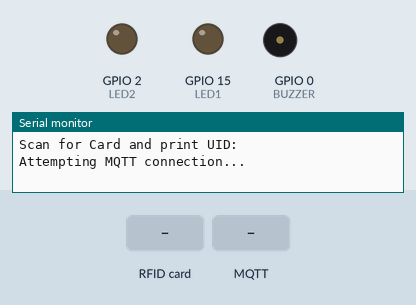
Simulated run of this sketch. Board: ESP8266 (NodeMCU). Shown: output pins drawn as LEDs (lit = HIGH), buzzer (waves = sounding, pin HIGH), the last lines printed to the serial monitor. The inputs (shaded band) are chosen by the test bench. WiFi joins after 1.5 s; servers stay silent unless stated; no MQTT or app messages arrive unless stated.

Above: at 2.8 s.
2.9 s: RFID card 5E 7A 19 C4 held to the reader
At 3.91 s:
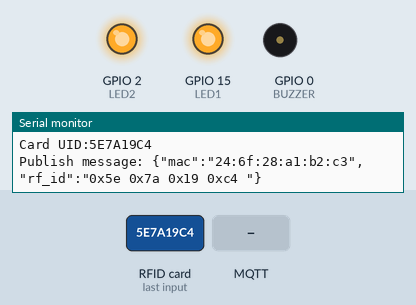
At 5.7 s:
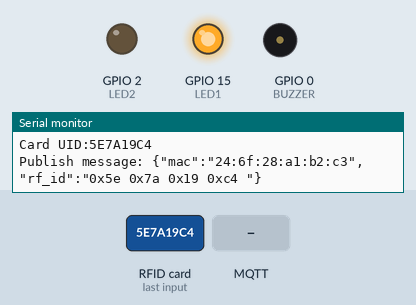
5.9 s: MQTT message "4" arrives on the first subscribed topic
8.3 s: MQTT message "on" arrives on the first subscribed topic
Timing chart, 0 to 11.3 s (numbered marks = the images above; inputs shaded):
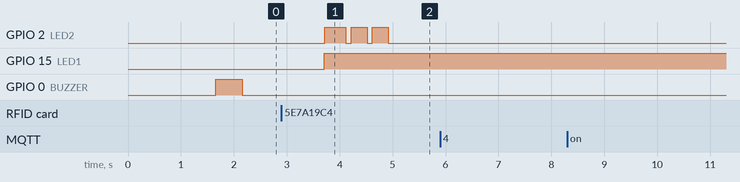

The sketch:

ConfigFile.ino
```cpp
#include "config.h"

void saveConfigCallback () {
  Serial.println("Should save config");
  shouldSaveConfig = true;
}

void ReadConfigFile(){
  Serial.println("mounting FS...");

  if (SPIFFS.begin()){
    Serial.println("mounted file system");
    if (SPIFFS.exists("/config.json")){
      Serial.println("reading config file");
      File configFile = SPIFFS.open("/config.json", "r");
      if (configFile){
        Serial.println("opened config file");
        size_t size = configFile.size();
        std::unique_ptr<char[]> buf(new char[size]);

        configFile.readBytes(buf.get(), size);
        DynamicJsonBuffer jsonBuffer;
        JsonObject& json = jsonBuffer.parseObject(buf.get());
        json.printTo(Serial);
        if (json.success()){
          Serial.println("\nparsed json");
          strcpy(mqtt_server, json["mqtt_server"]);
          String port = json["mqtt_port"];
          mqtt_port = port.toInt();
          strcpy(mqtt_user, json["mqtt_user"]);
          strcpy(mqtt_password, json["mqtt_password"]);
          strcpy(mqtt_keywords1, json["mqtt_keywords1"]);
          strcpy(mqtt_keywords2, json["mqtt_keywords2"]);
        } else {
          Serial.println("failed to load json config");
        }
      }
    }
  } else {
    Serial.println("failed to mount FS");
  }
}

String IpAddress2String(const IPAddress& ipAddress){
  return String(ipAddress[0]) + String(".") +\
  String(ipAddress[1]) + String(".") +\
  String(ipAddress[2]) + String(".") +\
  String(ipAddress[3]);
}

void SaveConfigFile(){
  if (shouldSaveConfig){
    Serial.println("saving config");
    DynamicJsonBuffer jsonBuffer;
    JsonObject& json = jsonBuffer.createObject();
    json["mqtt_server"] = mqtt_server;
    json["mqtt_port"] = String(mqtt_port);
    json["mqtt_user"] = mqtt_user;
    json["mqtt_password"] = mqtt_password;
    json["mqtt_keywords1"] = mqtt_keywords1;
    json["mqtt_keywords2"] = mqtt_keywords2;
    File configFile = SPIFFS.open("/config.json", "w");
    if (!configFile) {
      Serial.println("failed to open config file for writing");
    }
    json.printTo(Serial);
    json.printTo(configFile);
    configFile.close();
  }
}

void ResetSettings(){
  WiFiManager wifiManager;
  wifiManager.resetSettings();
  delay(2000);
  ESP.restart();
}
```

RFID_MASTER.ino
```cpp
#include <FS.h>
#include <Ticker.h>
#include <ESP8266WiFi.h>
#include <ArduinoJson.h>
#include <SPI.h>
#include "MFRC522.h"
#include <PubSubClient.h>
#include <WiFiManager.h>
#include "config.h"

void setup() {
  pinMode(BUILTIN_LED, OUTPUT);
  pinMode(BUZZER, OUTPUT);
  pinMode(LED1, OUTPUT);
  pinMode(LED2, OUTPUT);
  digitalWrite(BUZZER, LOW);
  Serial.begin(115200);

  Serial.println(F("Booting...."));

  setup_wifi();
  client.setServer(mqtt_server, mqtt_port);
  client.setCallback(callback);

  delay(100);
  SPI.begin();
  mfrc522.PCD_Init();

  Serial.println(F("Ready!"));
  Serial.println(F("======================================================"));
  Serial.println(F("Scan for Card and print UID:"));
}

void setup_wifi() {
  WiFi.macAddress(MAC_array);
  for (int i = 0; i < sizeof(MAC_array)-1; ++i){
    sprintf(MAC_char,"%s%02x:",MAC_char,MAC_array[i]);
  }

  sprintf(MAC_char,"%s%02x",MAC_char,MAC_array[sizeof(MAC_array)-1]);
  WiFiManagerParameter custom_mqtt_server("server", "mqtt server", mqtt_server, 40);
  String(mqtt_port).toCharArray(smqtt_port,5);
  WiFiManagerParameter custom_mqtt_port("port", "mqtt port", smqtt_port, 5);
  WiFiManagerParameter custom_mqtt_user("user", "mqtt user", mqtt_user, 40);
  WiFiManagerParameter custom_mqtt_password("password", "mqtt password", mqtt_password, 40);
  WiFiManagerParameter custom_mqtt_keywords1("keyword1", "mqtt keyword1", mqtt_keywords1, 40);
  WiFiManagerParameter custom_mqtt_keywords2("keyword2", "mqtt keyword2", mqtt_keywords2, 40);

  WiFiManager wifiManager;
  wifiManager.setSaveConfigCallback(saveConfigCallback);

  wifiManager.addParameter(&custom_mqtt_server);
  wifiManager.addParameter(&custom_mqtt_port);
  wifiManager.addParameter(&custom_mqtt_user);
  wifiManager.addParameter(&custom_mqtt_password);
  wifiManager.addParameter(&custom_mqtt_keywords1);
  wifiManager.addParameter(&custom_mqtt_keywords2);

  if (!wifiManager.autoConnect(MAC_char, "password")) {
    Serial.println("failed to connect and hit timeout");
    delay(3000);
    ESP.reset();
    delay(5000);
  }

  Serial.println("");
  Serial.println("WiFi connected");
  Serial.println("IP address: ");
  Serial.println(WiFi.localIP());
}

void callback(char* topic, byte* payload, unsigned int length){
  Serial.print("Message arrived [");
  Serial.print(topic);
  Serial.print("] ");
  for (int i = 0; i < length; i++) {
    Serial.print((char)payload[i]);
  }
  Serial.println();

  String sTopic = topic;

  if(sTopic == mqtt_keywords2){
    Serial.println("Sense Control Command");
    if ((char)payload[1] == '1'){
      ResetSettings();
    }

    if ((char)payload[0] == '1'){
      delay(2000);
      ESP.reset();
      delay(5000);
    }
  }
}

void reconnect() {
  while (!client.connected()){
    Serial.print("Attempting MQTT connection...");
    digitalWrite(LED1, LOW);
    digitalWrite(BUZZER, HIGH);
    delay(500);
    digitalWrite(BUZZER, LOW);
    delay(1500);
    Serial.println(mqtt_server);

    if (client.connect(MAC_char,mqtt_user, mqtt_password)){
      Serial.println("connected");
      digitalWrite(LED1, HIGH);
      client.publish(mqtt_keywords1, MAC_char);
      client.subscribe(mqtt_keywords2);
    } else {
      Serial.print("failed, rc=");
      Serial.print(client.state());
      if(client.state()==4) ESP.restart();
      else {
        Serial.println(" try again in 5 seconds");
        delay(5000);
      }
    }
  }
}

unsigned long previousMillis = 0;
bool delayMeas = false;
int value=0;

void loop() {
  digitalWrite(BUZZER, LOW);

  unsigned long currentMillis = millis();

  if (!client.connected()) {
    digitalWrite(BUZZER, LOW);
    reconnect();
  }
  client.loop();

  if(delayMeas){
    if((currentMillis - previousMillis) >= interval){
      previousMillis = currentMillis;
      delayMeas = false;
      delay(1800);
    }
  }else{
    if ( ! mfrc522.PICC_IsNewCardPresent()){
      digitalWrite(BUZZER, LOW);
      delay(550);
      return;
    }

    digitalWrite(BUZZER, HIGH);
    if ( ! mfrc522.PICC_ReadCardSerial()){
      digitalWrite(BUZZER, LOW);
      delay(900);
      return;
    }

    char msg[150];
    char msg1[150];
    Serial.print(F("Card UID:"));
    msg[0]=char(0);
    msg1[0]=char(0);
    for (byte i = 0; i < mfrc522.uid.size; i++){
      //Serial.print(mfrc522.uid.uidByte[i] < 0x10 ? " 0" : " ");
      Serial.print(mfrc522.uid.uidByte[i], HEX);
      sprintf(msg,"%s0x%02x ", msg, mfrc522.uid.uidByte[i]);
    }

    sprintf(msg1, "{\"mac\":\"%s\",\"rf_id\":\"%s\"}", MAC_char, msg);
    Serial.println();

    Serial.print("Publish message: ");
    Serial.println(msg1);

    client.publish(mqtt_keywords1, msg1);
    msg[0]=char(0);
    delayMeas = true;
    digitalWrite(BUZZER, LOW);
    digitalWrite(LED2, HIGH);
    delay(400);
    digitalWrite(LED2, LOW);
    delay(100);
    digitalWrite(LED2, HIGH);
    delay(300);
    digitalWrite(LED2, LOW);
    delay(100);
    digitalWrite(LED2, HIGH);
    delay(300);
    digitalWrite(LED2, LOW);
    delay(100);
  }
}
```

config.h
```cpp
#ifndef __CONFIGFILE__
#define __CONFIGFILE__

bool shouldSaveConfig = true;

//WIFI SETTING
char wifi_ssid[34] = "UBL Mekatronik";
char wifi_password[34] = "foline12421025";
char mqtt_server[40] = "167.205.7.226";
int  mqtt_port = 1883;
char smqtt_port[5] = "1883";
char mqtt_user[40] = "/absensi:absensi";
char mqtt_password[40] = "PPTIK@|PASSWORD";
char mqtt_keywords1[40] = "absensi/service";
char mqtt_keywords2[40] = "absensi/control";

const long interval = 2000;

uint8_t MAC_array[6];
char MAC_char[18];
WiFiClient espClient;
PubSubClient client(espClient);

//#define RST_PIN  5  // RST-PIN für RC522 - RFID - SPI - Modul GPIO5
//#define SS_PIN  4  // SDA-PIN für RC522 - RFID - SPI - Modul GPIO4
//#define BUZZER  D3 // pcb merah (D3) (kalau hijau, biru D8)
//#define LED1 D8// pcb merah (kalau hijau,biru d4)
//#define LED2 D4

#define RST_PIN 5  // RST-PIN für RC522 - RFID - SPI - Modul GPIO5
#define SS_PIN 4  // SDA-PIN für RC522 - RFID - SPI - Modul GPIO4
#define BUZZER 0 // pcb merah (D3) (kalau hijau, biru D8)
#define LED1 15 // pcb merah (kalau hijau,biru d4)
#define LED2 2

MFRC522 mfrc522(SS_PIN, RST_PIN);

void SaveConfigCallback ();
void ReadConfigFile();

#endif
```

Measured:
- after the input at 2.9 s, GPIO 2 (LED2): LOW → HIGH after 0.82 s, then repeats every 0.40 s: LOW 0.10 s, HIGH 0.30 s, until it stays LOW from 4.9 s
